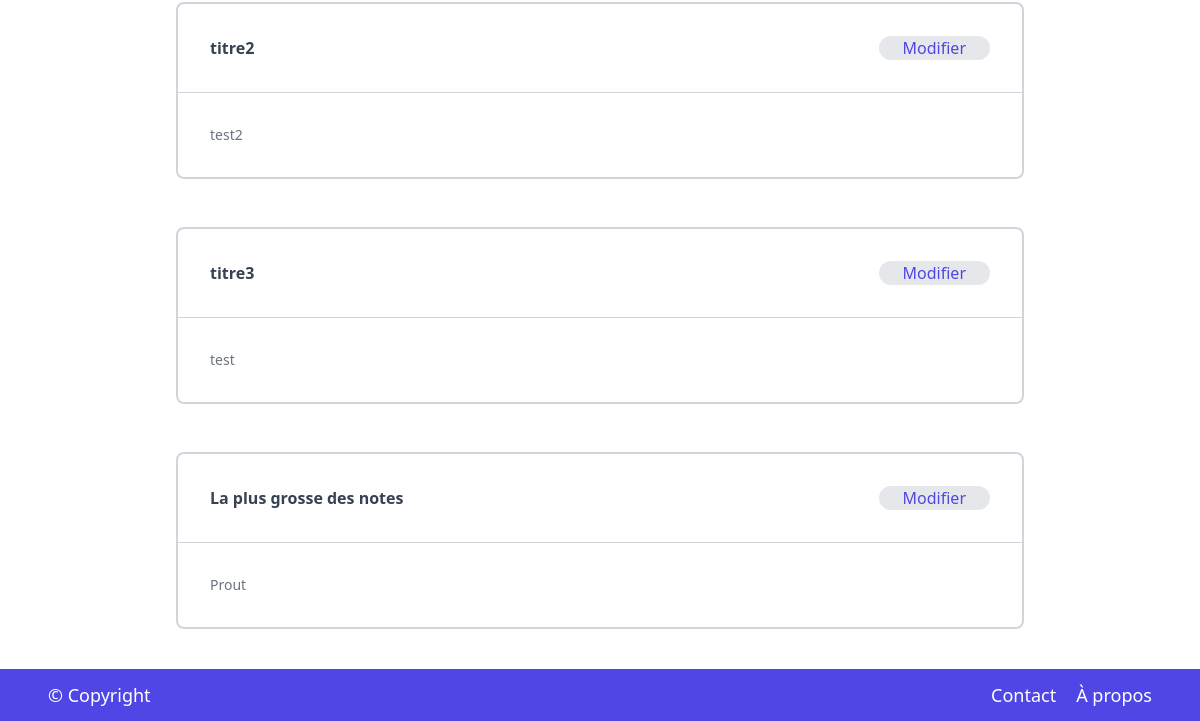
Page / (signed in, lower part) on the earlier database version.
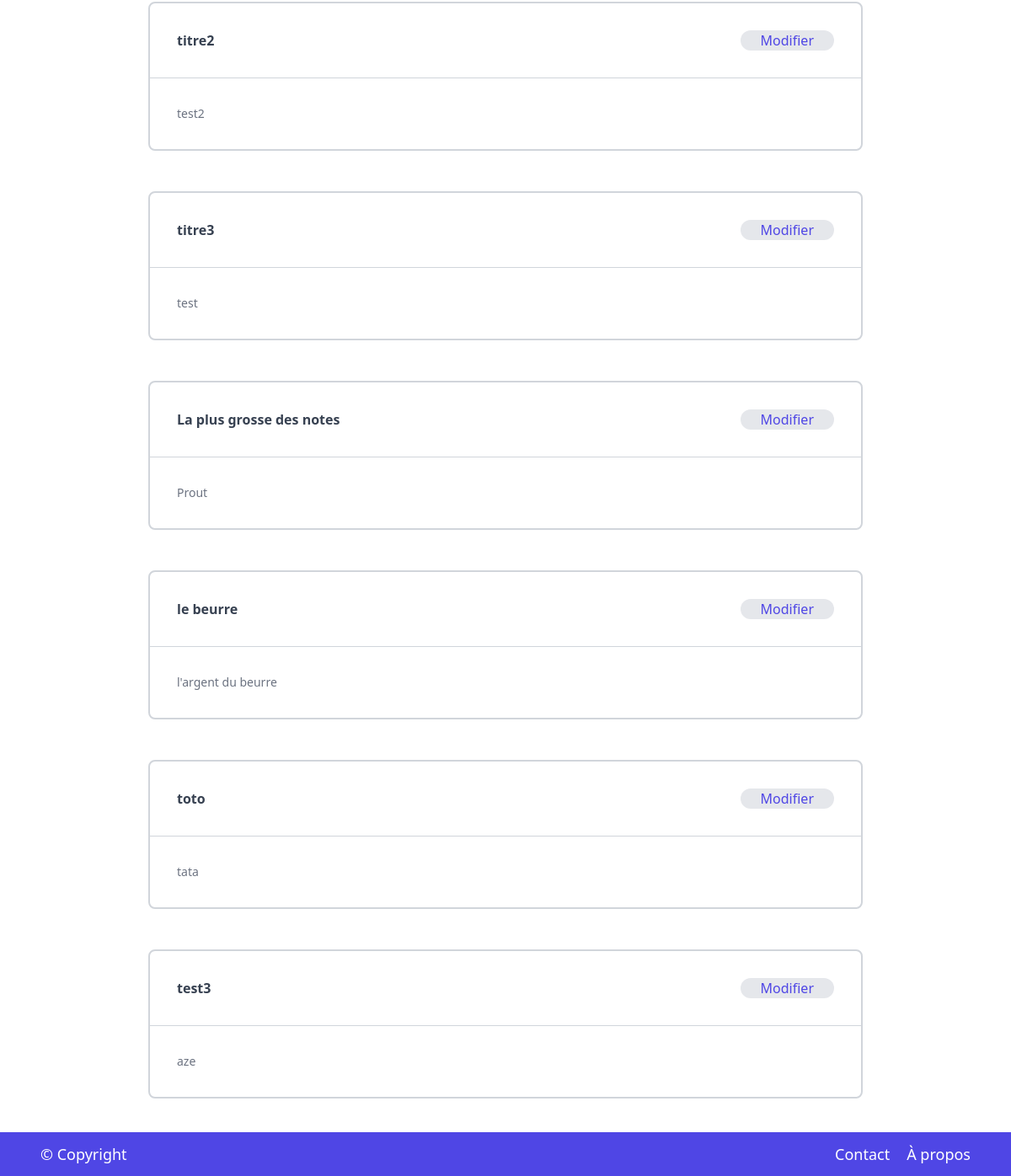
Same page on the later database version.
### website/models.py (models this page shows)
class Note(db.Model):
    id = db.Column(db.Integer, primary_key=True)
    titre = db.Column(db.String(150))
    description = db.Column(db.String(10000))
    date = db.Column(db.DateTime(timezone=True), default=func.now())
    user_id = db.Column(db.Integer, db.ForeignKey('user.id'))

### website/views.py (the view, shortened to what this page needs)
@views.route("/", methods=["GET", "POST"])
@login_required
def hello():
    return render_template("home.html", user=current_user)

### website/__init__.py (called while the page is built)
def create_app():
    app = Flask(__name__)
    app.config["SECRET_KEY"] = "M@y!2o22"
    from .views import views
    from .auth import auth
    app.register_blueprint(views)
    app.register_blueprint(auth)
    app.config["SQLALCHEMY_DATABASE_URI"] = f"sqlite:///{DB_NAME}"
    app.config["SQLALCHEMY_TRACK_MODIFICATIONS"] = True
    db.init_app(app)
    create_database(app)
    from .models import User
    login_manager = LoginManager()
    login_manager.login_view = 'auth.login'
    login_manager.init_app(app)
    @login_manager.user_loader
    def load_user(id):
        return User.query.get(int(id))
    return app

### website/templates/home.html (shortened to what this page needs)
{% extends "base.html" %}
{% block content %}
<section class="bg-white">
    <div class="container max-w-4xl px-6 py-10 mx-auto">
        {% for note in user.notes %}
        <div class="mt-12 space-y-8">
            <div class="border-2 border-gray-300 rounded-lg">
                <button class="flex items-center justify-between w-full p-8">
                    <h1 class="font-semibold text-gray-700 white:text-dark"> {{ note.titre }}</h1>
                    <span class="text-gray-400 bg-gray-200 rounded-full">
                            <a class="col-span-3 px-4 py-5 px-6 font-medium text-indigo-600 hover:text-indigo-500"
                               href="/notes">Modifier</a>
                        </span>
                </button>
                <hr class="border-gray-300">
                <p class="p-8 text-sm text-gray-500 dark:text-gray-300">
                    {{ note.description }}
                </p>
            </div>
        </div>
        {% endfor %}
    </div>
</section>
{% endblock %}

### website/templates/base.html (shortened to what this page needs)
<!DOCTYPE html>
<html lang="en">
<head>
    <script src="https://cdn.tailwindcss.com"></script>
</head>
<body>
<div class="container mx-auto">{% block content %} {% endblock %}</div>
{% if user.is_authenticated %}
<footer class="justify-center bg-indigo-600 px-12 py-3 flex text-lg">
    <div class="flex flex-grow">
        <a
                href="https://www.aflokkat.com/"
                class="text-white hover:text-green-500"
                target="_blank"
        >© Copyright</a
        >
    </div>
    <nav class="flex gap-5">
        <a href="/contact" class="text-white hover:text-green-500">Contact</a>
        <a href="/apropos" class="text-white hover:text-green-500">À propos</a>
    </nav>
</footer>
{% endif %}
</body>
</html>

Differences in the rows shown:
added Note: titre "le beurre", description "l'argent du beurre"
added Note: titre "toto", description "tata"
added Note: titre "test3", description "aze"
